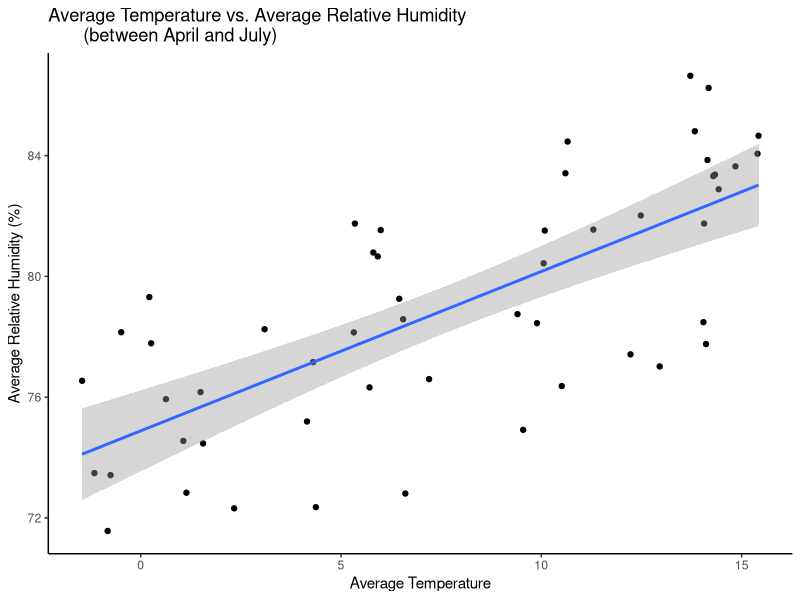

This figure's R source:
## ---- chunk 1
library(dplyr)
library(tidyverse)
library(lubridate)
## ---- chunk 2
mingan_flower_data <- read_csv("mingan_flower_data.csv")
head(mingan_flower_data)

mingan_weather_data <- read_csv("mingan_weather_data.csv")
head(mingan_weather_data)
## ---- chunk 3
#changing the column name "survey_year" into "year"
colnames(mingan_flower_data)[5] <- "year"
## ---- chunk 4
#make columns with year, month, day
dmy_weather<-mingan_weather_data %>%
mutate(date=dmy(date),
  year=lubridate::year(date),
  month=lubridate::month(date),
  day=lubridate::day(date))
dmy_weather
## ---- chunk 5
#make column with average humidity for each month (between April and July) for each year
avg_weather <- dmy_weather%>%
  filter(month >= 4 & month <= 7 & !is.na(avg_relative_humidity) & 
           !is.na(avg_temperature)) %>% 
  group_by(month, year) %>%
  summarise(mean_avg_relative_humidity=mean(avg_relative_humidity),
            mean_avg_temp=mean(avg_temperature))
avg_weather
## ---- chunk 6
#plot average temperature vs. average relative humidity (between April and July)
avg_weather %>%
  ggplot(aes(x=mean_avg_temp,y=mean_avg_relative_humidity))+
  geom_point() + geom_smooth(method = lm) + theme_classic()+
  labs(title = "Average Temperature vs. Average Relative Humidity 
       (between April and July)", 
       x = "Average Temperature", y = "Average Relative Humidity (%)")
## ---- chunk 7
# Running a correlation test between average temperature and average relative humidity
cor.test(avg_weather$mean_avg_relative_humidity, avg_weather$mean_avg_temp)
## ---- chunk 8
mean_annual_temp <- avg_weather %>% 
  group_by(year) %>% 
  summarise(mean_annual_temp = mean(mean_avg_temp))
mean_annual_temp
## ---- chunk 9
#merge the two data into one
total <- merge(mingan_flower_data, mean_annual_temp, by="year")
total
